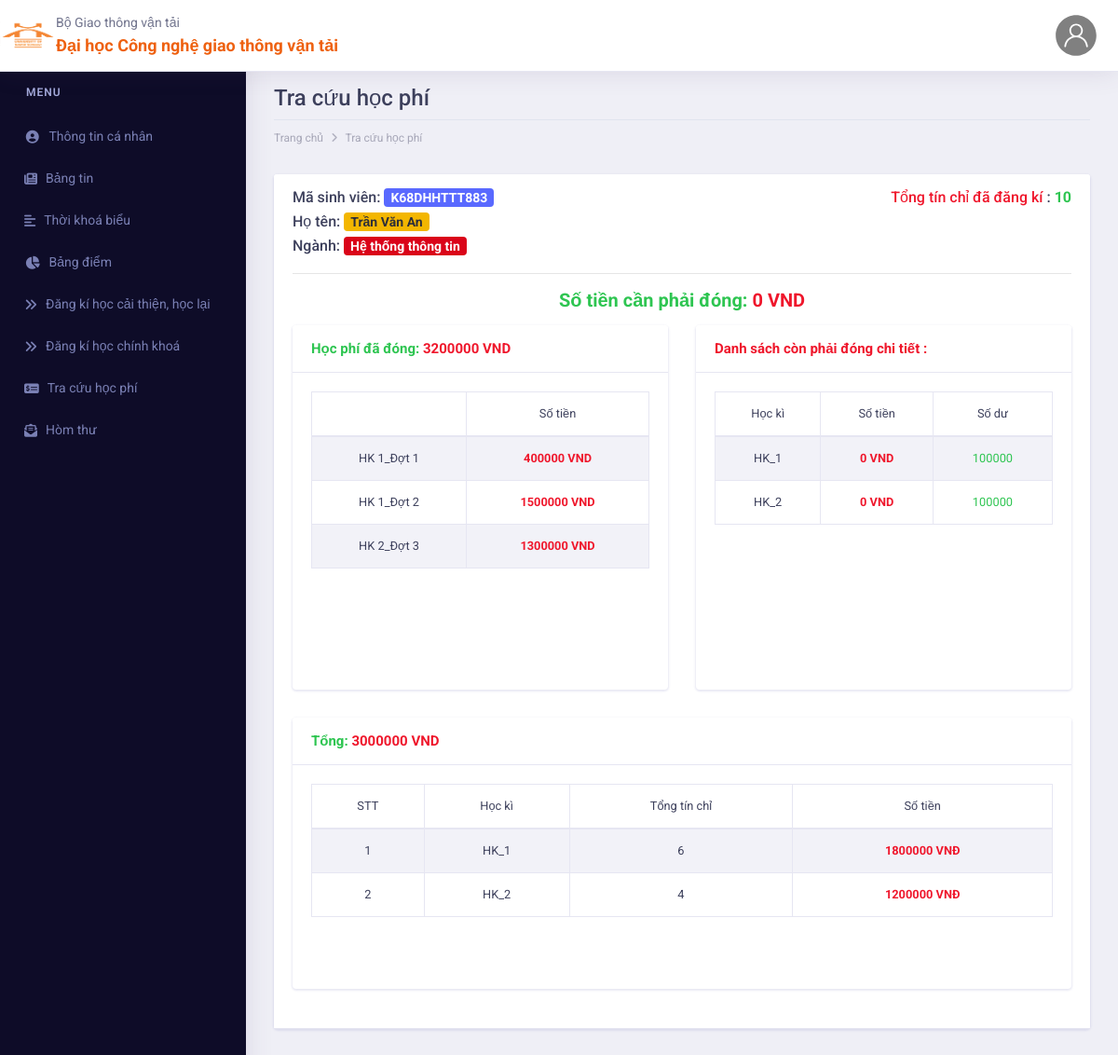
Before: /tra_hoc_phi (signed in) with the older database file.
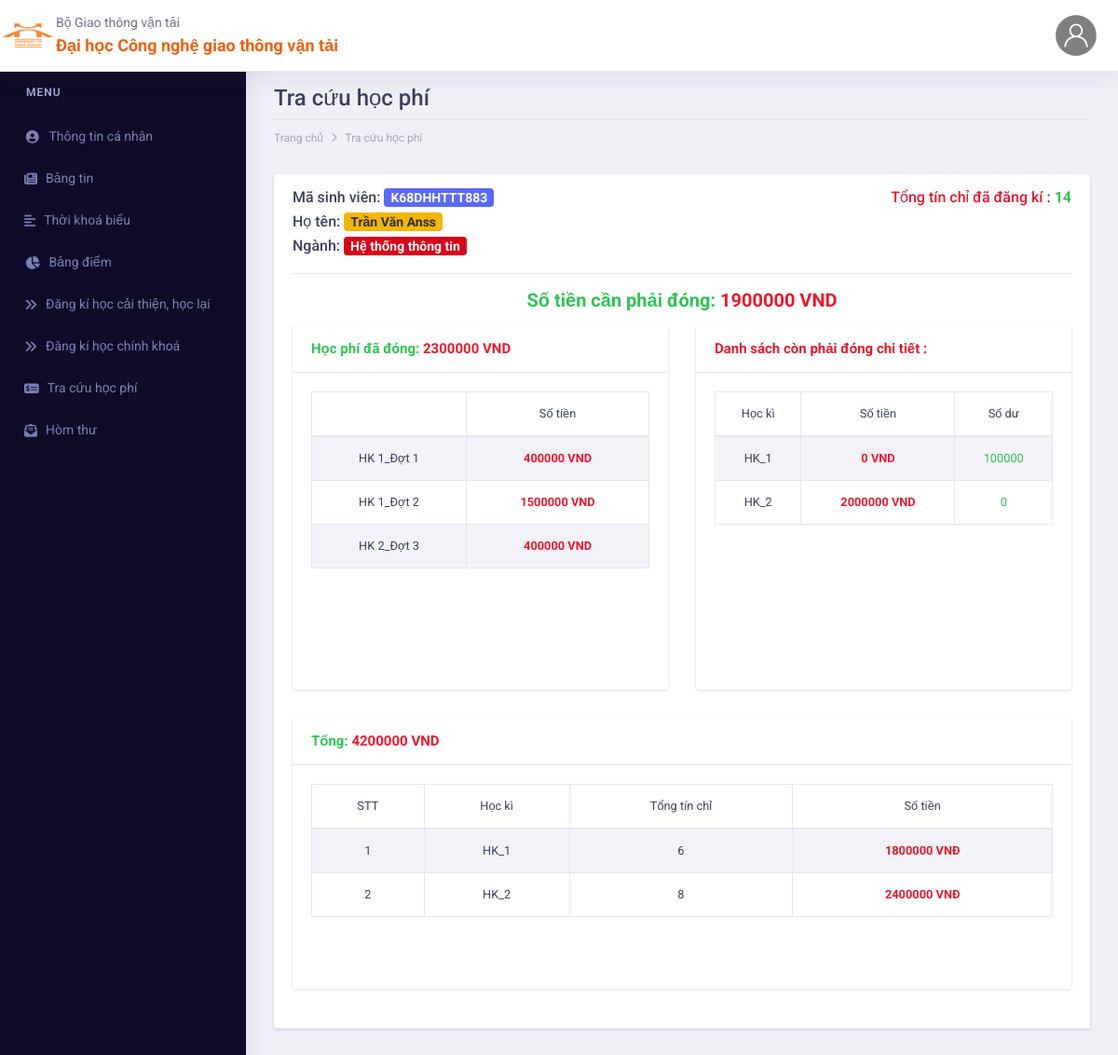
After: the same page with the newer database file.
### app/models.py (models this page shows, shortened)
class SinhVien(models.Model):
    GENDER = [
        ('Nam', 'Nam'),
        ('Nữ', 'Nữ')
    ]
    user = models.OneToOneField(User, on_delete=models.CASCADE, null=True, blank=True)
    hoten = models.CharField(verbose_name='Họ tên', max_length=30)
    ngaysinh = models.CharField(verbose_name='Ngày sinh', max_length=30)
    gender = models.CharField(
        choices=GENDER,
        verbose_name='Giới tính',
        max_length=10,
    )
    address = models.CharField(max_length=100, blank=True, null=True)
    hocluc = models.CharField(max_length=10, blank=True)
    lop = models.ManyToManyField(Lop, blank=True)
    nganh = models.ForeignKey(Nganh, verbose_name='Ngành', on_delete=models.CASCADE, null=True, blank=True)
    hedt = models.ForeignKey(HeDT, verbose_name='Hệ đào tạo', on_delete=models.CASCADE, blank=True, null=True)
    nien_khoa = models.ForeignKey(NienKhoa, verbose_name='Niên khóa', on_delete=models.CASCADE, blank=True, null=True)
    email = models.EmailField(blank=True, null=True)

class Nganh(models.Model):
    tennganh = models.CharField(max_length=30, unique=True)
    khoa = models.ForeignKey(Khoa, on_delete=models.CASCADE)
    key_nganh = models.CharField(max_length=10, null=True, blank=True, unique=True)

class HocPhiDaDong(models.Model):
    user = models.ForeignKey(User, verbose_name='User', on_delete=models.CASCADE)
    hoc_ki = models.ForeignKey(HocKi, verbose_name='Chọn học kì', on_delete=models.CASCADE)
    so_tien = models.IntegerField(verbose_name='Nhập số tiền cần đóng')

class HocKi(models.Model):
    ten_hk = models.IntegerField()
    def __str__(self):
        return f'{self.ten_hk}'

class HocPhiConNo(models.Model):
    user = models.ForeignKey(User, verbose_name='User', on_delete=models.CASCADE)
    hoc_ki = models.ForeignKey(HocKi, verbose_name='Chọn học kì', on_delete=models.CASCADE)
    so_tien_con_no = models.IntegerField(verbose_name='Số tiền')
    so_du = models.IntegerField(default=0)
    status = models.BooleanField(default=False)

### app/views_user.py (the view)
# urls.py: path('tra_hoc_phi', user_views.tra_hoc_phi, name='tra_hoc_phi'),
def tra_hoc_phi(request):
    user = User.objects.get(username=request.user)
    sv = SinhVien.objects.get(user=user)
    a = sv.lop.all()
    tin_chi = []
    for t in a:
        tin_chi.append(t.mon_hoc.tin_chi)
    hocphi_con = HocPhiConNo.objects.filter(user=user)
    hocphi_dong = HocPhiDaDong.objects.filter(user=user)
    tong_tien_no = []
    tong_tien_du = []
    for j in hocphi_con:
        j.t = 0
        for i in sv.lop.all():
            if j.hoc_ki == i.mon_hoc.hocki:
                j.t += i.mon_hoc.tin_chi
        if j.so_tien_con_no <= 0:
            j.so_du += j.so_tien_con_no * -1
            j.so_tien_con_no = 0
        tong_tien_du.append(j.so_du)
        tong_tien_no.append(j.so_tien_con_no)
    if sum(tong_tien_no) >= sum(tong_tien_du):
        result = sum(tong_tien_no) - sum(tong_tien_du)
    else:
        result = 0
    tong_dong = []
    for i in hocphi_dong:
        tong_dong.append(i.so_tien)
    tong = sum(tin_chi)
    data = sv.lop.all()
    hk = HocKi.objects.all()
    tong_all = 0
    for i in hk:
        i.tong_tc = 0
        i.tong_t = 0
        for d in data:
            if d.mon_hoc.hocki == i:
                i.tong_tc += d.mon_hoc.tin_chi
                i.tong_t += d.mon_hoc.tin_chi * 300000
        tong_all += i.tong_t
    context = {
        'sv': sv,
        'tong': tong,
        'result': result,
        'hocphi_con': hocphi_con,
        'hocphi_dong': hocphi_dong,
        'hk': hk,
        'tong_all': tong_all,
        'du': sum(tong_tien_du),
        'tong_dong': sum(tong_dong)
    }
    return render(request, 'tra_hoc_phi.html', context)

### app/templates/tra_hoc_phi.html (shortened to what this page needs)
{% extends 'base.html' %}
{% block content %}
<div class="dashboard-wrapper">
    <div class="container-fluid  dashboard-content">
            <div class="row">
                <div class="col-xl-12 col-lg-12 col-md-12 col-sm-12 col-12">
                    <div class="page-header">
                        <h2 class="pageheader-title">Tra cứu học phí</h2>
                        <div class="page-breadcrumb">
                            <nav aria-label="breadcrumb">
                                <ol class="breadcrumb">
                                    <li class="breadcrumb-item"><a href="{% url 'index' %}" class="breadcrumb-link">Trang chủ</a></li>
                                    <li class="breadcrumb-item"><a href="{% url 'hoc_phi' %}" class="breadcrumb-link">Tra cứu học phí</a></li>
                                </ol>
                            </nav>
                        </div>
                    </div>
                </div>
            </div>
            <div class="row">
                <div class="col-xl-12 col-lg-12 col-md-12 col-sm-12 col-12">
                    <div class="card">
                        <h4 class="card-header">
                            <div style="display: inline-block;">
                                Mã sinh viên: <span class="badge badge-primary"><b>{{request.user}}</b></span>
                            <br>
                            Họ tên: <span class="badge badge-warning"><b>{{sv.hoten}}</b></span>
                            <br>
                            Ngành: <span class="badge badge-danger"><b>{{sv.nganh.tennganh}}</b></span>
                            </div>
                            <div style="display: inline-block; float: right;">
                                <span class="text-danger">Tổng tín chỉ đã đăng kí</span> : <b class="text-success">{{tong}}</b>
                                <br>
                            </div>
                            <hr>
                            <div style="text-align: center;">
                                <h3 class="text-success"><b>Số tiền cần phải đóng:</b> <b class="text-danger">{{result}} VND</b> </h3>
                            </div>
                            <div>
                                <div class="row">
                                    <div class="col-xl-6 col-lg-6 col-md-12 col-sm-12 col-12">
                                        <div class="card">
                                            <h5 class="card-header"><b class="text-success"> Học phí đã đóng: </b> <b class="text-danger">{{tong_dong}} VND</b></h5>
                                            <div class="card-body">
                                                <div class="table-responsive" style="overflow-y: auto; height: 300px;">
                                                    <table class="table table-striped table-bordered first" style="text-align: center; font-size: 80%;">
                                                        <thead>
                                                            <tr>
                                                                <th></th>
                                                                <th>Số tiền</th>
                                                            </tr>
                                                        </thead>
                                                        <tbody>
                                                            {% for hocphi in hocphi_dong %}
                                                            <tr>
                                                                <td>HK {{hocphi.hoc_ki}}_Đợt {{forloop.counter}}</td>
                                                                <td class="text-danger"><b>{{hocphi.so_tien}} VND</b></td>
                                                            </tr>
                                                            {% endfor %}
                                                        </tbody>
                                                    </table>
                                                </div>
                                            </div>
                                        </div>
                                    </div>
                                    <div class="col-xl-6 col-lg-6 col-md-12 col-sm-12 col-12">
                                        <div class="card">
                                            <h5 class="card-header"><b class="text-danger"> Danh sách còn phải đóng chi tiết :</b></h5>
                                            <div class="card-body">
                                                <div class="table-responsive" style="overflow-y: auto; height: 300px;">
                                                    <table class="table table-striped table-bordered first" style="text-align: center; font-size: 80%;">
                                                        <thead>
                                                            <tr>
                                                                <th>Học kì</th>
                                                                <th>Số tiền</th>
                                                                <th>Số dư</th>
                                                            </tr>
                                                        </thead>
                                                        <tbody>
                                                            {% for hocphi in hocphi_con %}
                                                            <tr>
                                                                <td>HK_{{hocphi.hoc_ki}}</td>
                                                                <td class="text-danger"><b>{{hocphi.so_tien_con_no}} VND</b></td>
                                                                <td class="text-success">{{hocphi.so_du}}</td>
                                                            </tr>
                                                            {% endfor %}
                                                        </tbody>
                                                    </table>
                                                </div>
                                            </div>
                                        </div>
                                    </div>
                                </div>
                                <div class="row">
                                    <div class="col-xl-12 col-lg-6 col-md-12 col-sm-12 col-12">
                                        <div class="card">
                                            <h5 class="card-header"><b class="text-success"> Tổng: </b><b class="text-danger">{{tong_all}} VND</b></h5>
                                            <div class="card-body">
                                                <div class="table-responsive" style="overflow-y: auto; height: 200px;">
                                                    <table class="table table-striped table-bordered first" style="text-align: center; font-size: 80%;">
                                                        <thead>
                                                            <tr>
                                                                <th>STT</th>
                                                                <th>Học kì</th>
                                                                <th>Tổng tín chỉ</th>
                                                                <th>Số tiền</th>
                                                            </tr>
                                                        </thead>
                                                        <tbody>
                                                            {% for hocphi in hk %}
                                                            {% if hocphi.tong_tc > 0 %}
                                                            <tr>
                                                                <td>{{forloop.counter}}</td>
                                                                <td>HK_{{hocphi.ten_hk}}</td>
                                                                <td>{{hocphi.tong_tc}}</td>
                                                                <td class="text-danger"><b>{{hocphi.tong_t}}</b> <b>VNĐ</b></td>
                                                            </tr>
                                                            {% endif %}
                                                            {% endfor %}
                                                        </tbody>
                                                    </table>
                                                </div>
                                            </div>
                                        </div>
                                    </div>
                                </div>
                            </div>
                        </h4>
                    </div>
                </div>
            </div>
            </div>
        </div>
{% endblock %}

Changed rows visible on the page:
removed HocPhiDaDong: hoc_ki "2", so_tien "1300000"
changed SinhVien "Hệ thống thông tin": hoten "Trần Văn An" → "Trần Văn Anss"
added HocPhiDaDong: hoc_ki "2", so_tien "400000"
changed HocPhiConNo (number 2 of 2 on the later page): so_tien_con_no "0" → "2000000"; so_du "100000" → "0"
computed for HocKi (number 2 of 2 on the later page): tong_tc "4" → "8"; tong_t "1200000" → "2400000"
Other visible differences:
{{ tong }}: "10" → "14"
{{ result }}: "0" → "1900000"
{{ tong_dong }}: "3200000" → "2300000"
{{ tong_all }}: "3000000" → "4200000"
